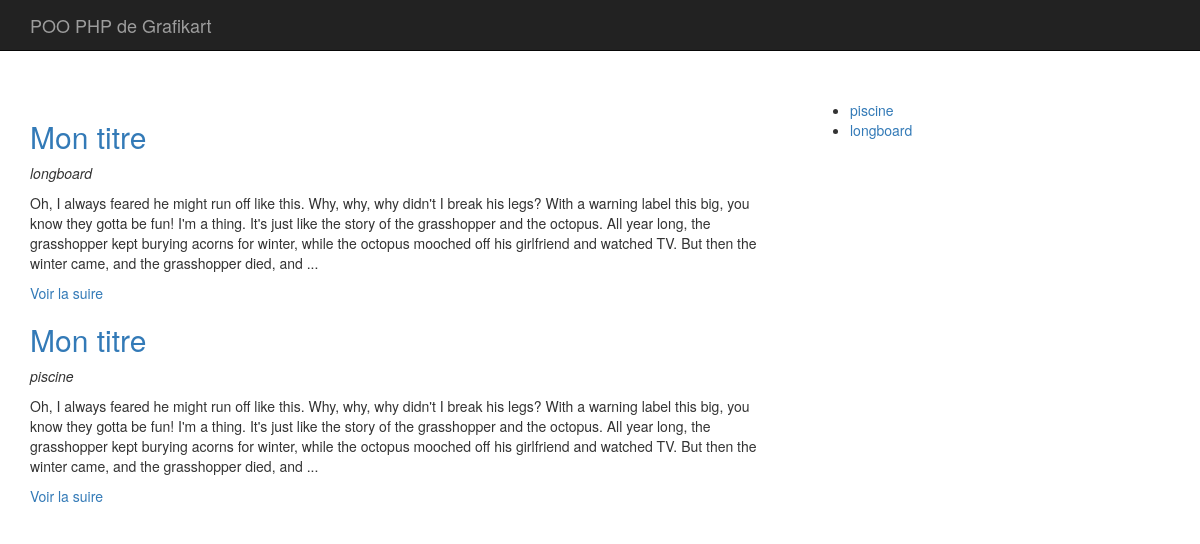
Before: / with the older database file.
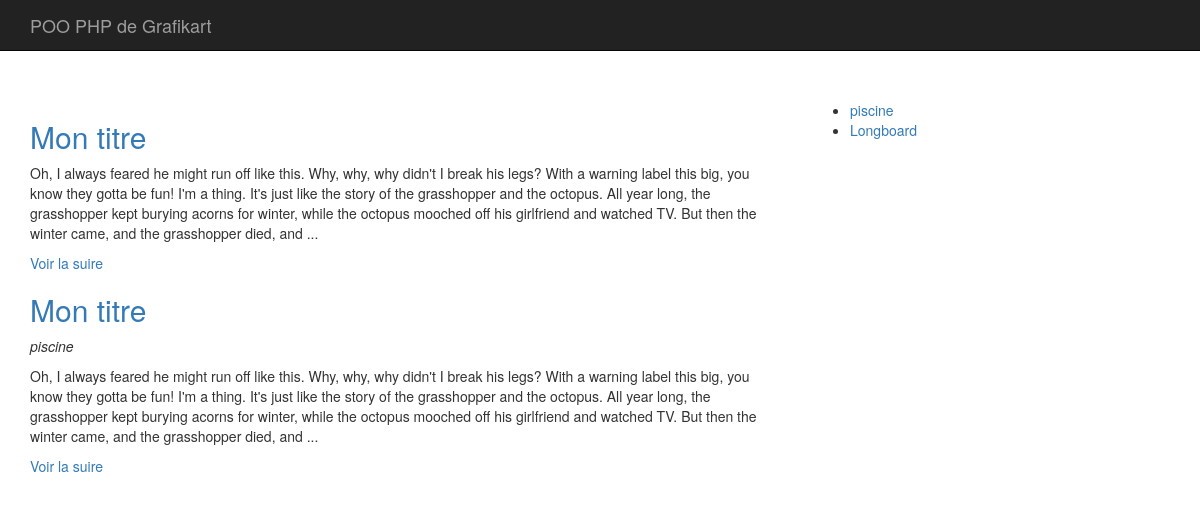
After: the same page with the newer database file.
### tables this page shows
CREATE TABLE IF NOT EXISTS `articles` (
  `id` int(11) NOT NULL AUTO_INCREMENT,
  `titre` varchar(255) DEFAULT NULL,
  `contenu` longtext,
  `date` datetime DEFAULT NULL,
  `category_id` varchar(255) DEFAULT NULL,
  PRIMARY KEY (`id`)
);

CREATE TABLE IF NOT EXISTS `categorie` (
  `id` int(11) NOT NULL AUTO_INCREMENT,
  `titre` varchar(255) DEFAULT NULL,
  PRIMARY KEY (`id`)
);

### app/App.php (called while the page is built, shortened)
<?php
class App{
    private static $_instance ;
    private $db_instance;
    public static function getInstance(){
        if(is_null(self::$_instance)){
            self::$_instance = new App();
        }
        return self::$_instance;
    }
    public static function load(){
        require ROOT . '/app/Autoloader.php';
        require ROOT . '/core/Autoloader.php';
    }
    public function getTable($name){
        return new $class_name($this->getDb());
    }
    public function getDb(){
        $config = Config::getInstance(ROOT . '/config/config.php');
        if(is_null($this->db_instance)){
            $this->db_instance =  new MysqlDatabase($config->get('db_name'),$config->get('db_user'),$config->get('db_pass'),$config->get('db_host'));
        }
        return $this->db_instance;
    }
}

### app/Autoloader.php (called while the page is built, shortened)
<?php
class Autoloader{
    static function autoload($class)
    {
        if(strpos($class,__NAMESPACE__.'\\') === 0) {
            $class = str_replace(__NAMESPACE__ . '\\', '', $class);
        }
    }
}

### core/Autoloader.php (called while the page is built, shortened)
<?php
    class Autoloader{
        static function autoload($class)
        {
            if(strpos($class,__NAMESPACE__.'\\') === 0) {
                $class = str_replace(__NAMESPACE__ . '\\', '', $class);
            }
        }
    }

### config/config.php (called while the page is built)
<?php
return array(
    "db_user" => "root",
    "db_pass" => "",
    "db_host" => "localhost",
    "db_name" => "blog"
);

### core/Config.php (called while the page is built, shortened)
<?php
class Config{
    private $settings = [];
    private static $_instance;
    public static function getInstance($file){
        if(is_null(self::$_instance)){
            self::$_instance = new Config($file);
        }
        return self::$_instance;
    }
    public function __construct($file){
        $this->settings = require($file);
    }
    public function get($key){
        return $this->settings[$key];
    }
}

### core/Table/Table.php (called while the page is built, shortened)
<?php
class Table
{
    protected $table;
    protected $db;
    public function __construct(\Core\Database\MysqlDatabase $db){
        $this->db = $db;
        if(is_null($this->table)){
            $parts = explode('\\',get_class($this));
            $class_name = end($parts);
            $this->table = strtolower(str_replace('Table','',$class_name));
        }
    }
    public function all(){
        return $this->query('SELECT * FROM '. $this->table);
    }
    public function query($statement, $attributes = null, $one = false){
        if($attributes){
            return $this->db->prepare(
                $statement,
                $attributes,
                str_replace('Table','Entity',get_class($this)),
                $one
            );
        } else{
            return $this->db->query(
                $statement,
                str_replace('Table','Entity',get_class($this)),
                $one
            );
        }
}
}

### core/Database/MysqlDatabase.php (called while the page is built, shortened)
<?php
class MysqlDatabase extends Database{
    private $pdo;
    private function getPDO(){
        if($this->pdo === null) {
            $pdo = new PDO('mysql:dbname=blog;host=localhost', 'root', '');
            $pdo->setAttribute(PDO::ATTR_ERRMODE, PDO::ERRMODE_EXCEPTION);
            $this->pdo = $pdo;
        }
        return $this->pdo;
    }
    public function query($statement, $class_name = null,$one = false){
        $res = $this->getPDO()->query($statement);
        if($class_name === null){
            $res->setFetchMode(PDO::FETCH_OBJ);
        }else{
            $res->setFetchMode(PDO::FETCH_CLASS,$class_name);
        }
        if($one){
            $datas = $res->fetch();
        }else{
            $datas = $res->fetchAll();
        }
        return $datas;
    }
}

### app/Table/PostTable.php (called while the page is built, shortened)
<?php
class PostTable extends Table
{
    public function last(){
        return $this->query("
            SELECT articles.id, articles.titre, articles.contenu, articles.date, categorie.titre as categorie
            FROM articles
            LEFT JOIN categorie ON category_id = categorie.id
            ORDER BY articles.date DESC
        ");
    }
}

### core/Entity/Entity.php (called while the page is built, shortened)
<?php
class Entity{
    public function __get($key){
        $method = 'get' . ucfirst($key);
        $this->key = $this->$method();
        return $this->key;
    }
}

### app/Entity/CategorieEntity.php (called while the page is built, shortened)
<?php
class CategorieEntity extends Entity{
    public function getUrl(){
        return 'index.php?p=articles.categorie&id=' . $this->id;
    }
}

### pages/posts/home.php (the view, shortened to what this page needs)
<div class="row">
    <div class="col-sm-8">
        <?php foreach(App::getInstance()->getTable('Post')->last() as $post): ?>
            <h2>
                <a href="<?= $post->url ; ?>"><?= $post->titre ; ?></a>
            </h2>
            <p> <em>
                    <?= $post->categorie; ?>
                </em></p>
            <p><?= $post->extrait; ?></p>
        <?php endforeach; ?>
    </div>
    <div class="col-sm-4">
    <ul>
         <?php foreach(App::getInstance()->getTable('Categorie')->all() as $categories): ?>
            <li><a href="<?= $categories->url; ?>"><?= $categories->titre; ?></a></li>
        <?php endforeach; ?>
    </ul>
</div>
</div>

### public/index.php (shortened to what this page needs)
<?php
require ROOT . '/app/App.php';
if(isset($_GET['p'])){
    $page = $_GET['p'];
} else{
    $page = 'home';
}
if($page === 'home'){
    require ROOT . '/pages/posts/home.php';
}elseif($page === 'articles.categorie'){
    require ROOT . '/pages/posts/categorie.php';
}elseif($page === 'articles.show'){
    require ROOT . '/pages/posts/single.php';
}elseif($page === 'login'){
    require ROOT . '/pages/users/login.php';
}
$content = ob_get_clean();
require ROOT . '/pages/templates/default.php';

### app/Entity/PostEntity.php (shortened to what this page needs)
<?php
class PostEntity extends Entity{
    public function getUrl(){
        return 'index.php?p=articles.show&id=' . $this->id;
    }
    public function getExtrait(){
        $html = '<p>' . substr($this->contenu, 0, 400) . '...</p>';
        $html .= '<p><a href="' . $this->getUrl() . '" > Voir la suire</a></p>';
        return $html;
    }
}

### pages/templates/default.php (shortened to what this page needs)
<!DOCTYPE html>
<html lang="en">
<head>
    <link href="https://getbootstrap.com/docs/3.3/dist/css/bootstrap.min.css" rel="stylesheet">
</head>
<body>
<nav class="navbar navbar-inverse navbar-fixed-top">
    <div class="container">
        <div class="navbar-header">
            <a class="navbar-brand" href="index.php">POO PHP de Grafikart</a>
        </div>
    </div>
</nav>
<div class="container">
    <div class="starter-template" style="padding-top: 100px;">
        <?= $content; ?>
    </div>
</div>
</body>
</html>

Changed rows visible on the page:
removed categorie: titre "longboard"
shown differently, row unchanged: articles (number 1 of 2 on the later page): categorie.titre "longboard" → (not shown)
added categorie: titre "Longboard"
